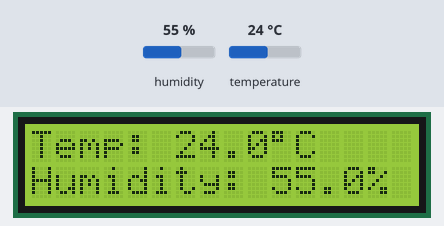
A program run on a simulated ESP32. Shown: 16×2 character LCD. The test bench sets the inputs (shaded band); at power-on: humidity 55 %, temperature 24 °C. What the program prints to the serial monitor is not drawn.

Above: at 3.2 s.
3.3 s: humidity set to 22 %
At 4.8 s:
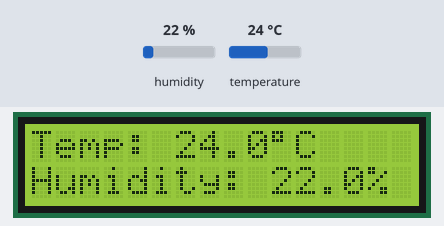
6.0 s: temperature set to 12 °C
At 7.6 s:
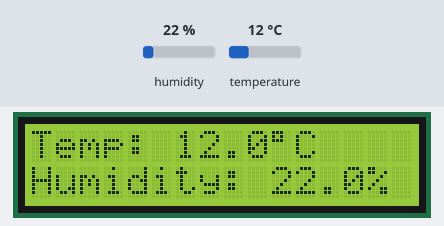
8.7 s: humidity set to 40 %
At 10.9 s:
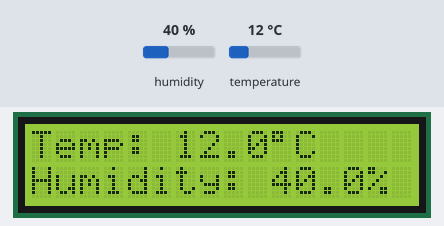
11.7 s: temperature set to 19 °C
At 12.6 s:
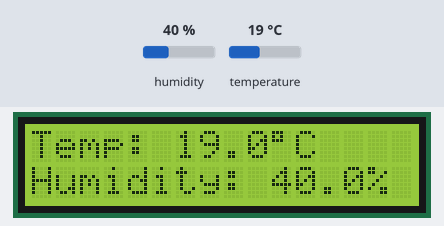
Timing chart, 0 to 14.7 s (numbered marks = the images above; inputs shaded):
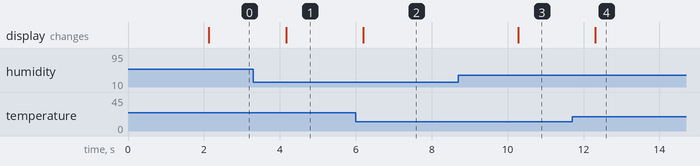

The program:

main.cpp
```cpp
#include <Arduino.h>
#include <Wire.h>
#include <DHT.h>
#include <LiquidCrystal_I2C.h>

#define DHTPIN 4
#define DHTTYPE DHT22

#define SDA_PIN 21
#define SCL_PIN 22

DHT dht(DHTPIN, DHTTYPE);

// LCD address, columns, rows
LiquidCrystal_I2C lcd(0x27, 16, 2);

void setup() {
    Serial.begin(115200);

    // Initialize I2C
    Wire.begin(SDA_PIN, SCL_PIN);

    // Initialize LCD
    lcd.init();
    lcd.backlight();
    lcd.clear();

    lcd.setCursor(0, 0);
    lcd.print("ESP32 DHT22");
    lcd.setCursor(0, 1);
    lcd.print("Initializing...");

    // Initialize DHT22
    dht.begin();

    delay(2000);
    lcd.clear();
}

void loop() {
    float humidity = dht.readHumidity();
    float temperature = dht.readTemperature();

    if (isnan(humidity) || isnan(temperature)) {
        Serial.println("Sensor read failed");

        lcd.clear();
        lcd.setCursor(0, 0);
        lcd.print("Sensor Error");
    } else {
        Serial.printf("Temp: %.1f C | Humidity: %.1f%%\n",
                      temperature, humidity);

        lcd.setCursor(0, 0);
        lcd.print("Temp: ");
        lcd.print(temperature, 1);
        lcd.print((char)223);
        lcd.print("C   ");

        lcd.setCursor(0, 1);
        lcd.print("Humidity: ");
        lcd.print(humidity, 1);
        lcd.print("%  ");
    }

    delay(2000);
}
```

Measured:
- after the input at 3.3 s, the display: changes after 0.87 s (image 1)
- after the input at 6.0 s, the display: changes after 0.20 s (image 2)
- after the input at 8.7 s, the display: changes after 1.6 s (image 3)
- after the input at 11.7 s, the display: changes after 0.61 s (image 4)
